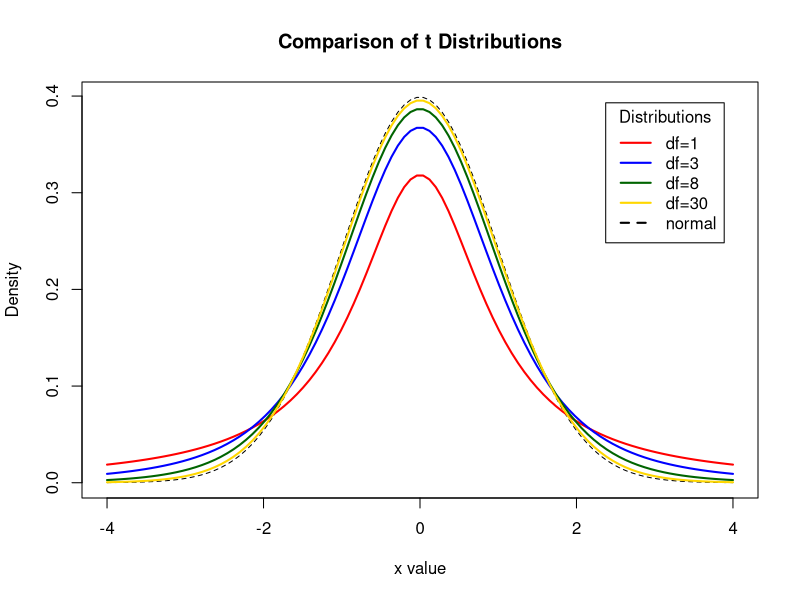
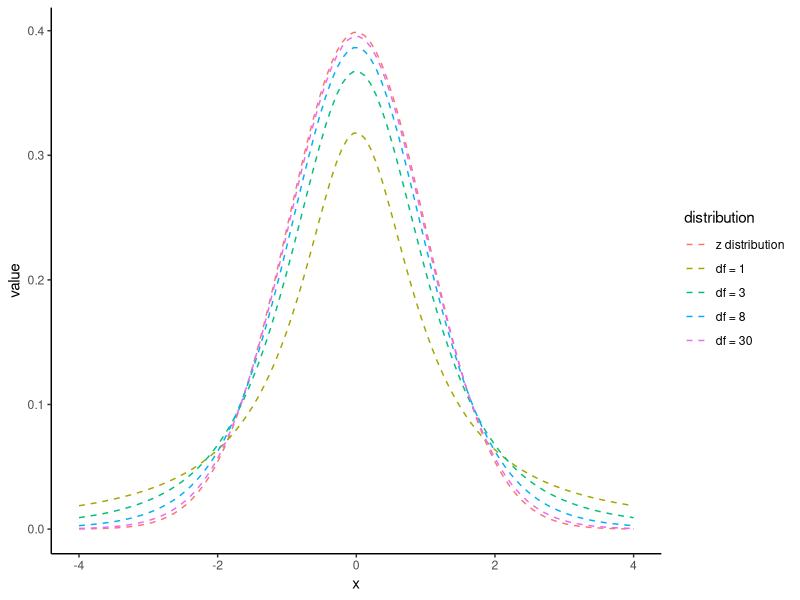
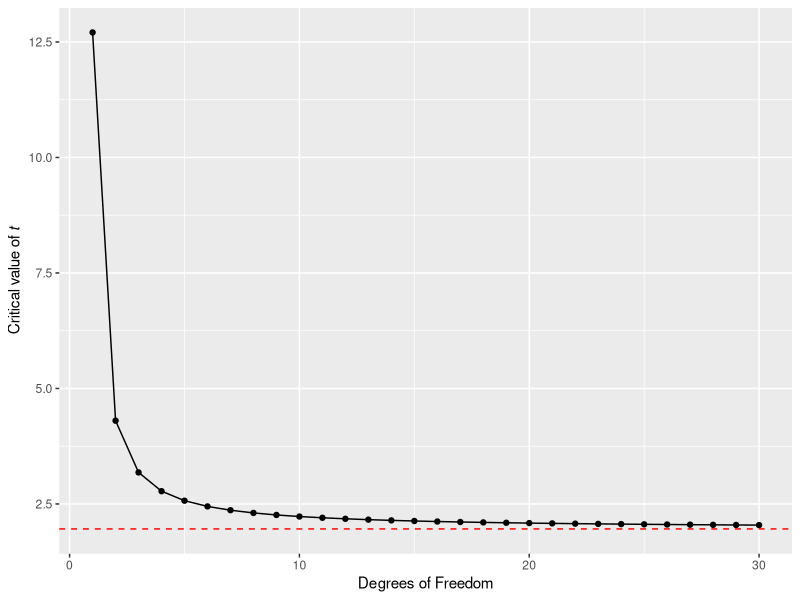

R code for these plots, in order: (Note: this script raises an error after producing the figures.)
# Install Packages ----
library(tidyverse)

# 14.2 Student's t-test -----
# This uses the t-distribution, small sample size version of the normal distribution, where tails are fatter if df are small
# 2 basic types of t-test

# One Sample t-test: takes the mean of a sample & compares it with the null hypothesis of 0
# Two Sample t-test: compares the difference between the means of 2 samples against a null hypothesis if no difference between the means of the two populations.
# General equation for calculating t is: t= difference/SE
# Calculation of t-value = counting standard errors (est. of diff is about 2x large as the SE at 95% CI).
# When sample sizes are large the t-distribution is roughly = to normal (z) distribution - less robust at small sample sizes.

# The below code allows for the comparison of distributions
# The Base R Version 
x <- seq(-4, 4, length=100)
hx <- dnorm(x)

degf <- c(1, 3, 8, 30)
colors <- c("red", "blue", "darkgreen", "gold", "black")
labels <- c("df=1", "df=3", "df=8", "df=30", "normal")

plot(x, hx, type="l", lty=2, xlab="x value",
     ylab="Density", main="Comparison of t Distributions")

for (i in 1:4){
  lines(x, dt(x,degf[i]), lwd=2, col=colors[i])
}

legend("topright", inset=.05, title="Distributions",
       labels, lwd=2, lty=c(1, 1, 1, 1, 2), col=colors)

# The Tidyverse Version
x <- seq(-4, 4, length=100)
z_dist <- dnorm(x)

values <- tibble(x,z_dist)

# map_dfc combines values returned into a dataframe
t <- map_dfc(degf, ~dt(x, .x))
colnames(t) <- degf

combined <- cbind(values,t)

combined %>% 
  pivot_longer(cols=!x, names_to="distribution") %>% 
  mutate(distribution=factor(distribution, levels=c("z_dist", "1", "3", "8", "30"))) %>%  
  mutate(distribution=fct_recode(distribution, "z distribution" = "z_dist", "df = 1" = "1", "df = 3" = "3", "df = 8" = "8", "df = 30" = "30")) %>% 
  ggplot(aes(x=x, y=value, colour=distribution))+
  geom_line(linetype="dashed")+
  theme_classic()

# There are 2 VALUES THAT HAVE TO BE CONSIDERED WHEN DISCUSSING T.
# 'critical t' - the value which must be exceeded for the test to be significant- defined by df
# 'observed value of t'- value returned by statistical test, calculated by difference/SE.
# When 'observed t' > 'critical t' the result can be declared significantly different @ threshold for alpha.

# The values for critical t at each degreee of freedom up to 30 are presented below.
df <- c(1:30)

# map_dbl forces returned values to be a single vector of numbers (rather than a list)
critical_t <- map_dbl(df, ~qt(p=0.05/2, df=.x, lower.tail=FALSE))

tibble(df,critical_t) %>% 
  ggplot(aes(x=df, y=critical_t))+
  geom_point()+
  geom_line()+
  geom_hline(aes(yintercept=1.96), linetype="dashed", colour="red")+
  labs(x= "Degrees of Freedom",
       y= expression(paste("Critical value of ", italic("t"))))

# Used mixture of base R summary() function & broom::tidy() tibbles.
# Using either method can see that they include t-tests for the coefficient. 
lsmodel1 <- lm(height ~ type, data = darwin)
lsmodel1

# 14.2 Task - Run a Function to generate a summary of your model ----
# This can once again be done using either Base R or the Tidyverse Broom Package
summary(lsmodel1)   # Base R
broom::tidy(lsmodel1)  # Tidyverse Broom Package

# linear model summary automatically applies test to EVERY ROW- sometimes these are important tests defined by hypothesis.
# 2nd row of table tests null hypothesis by comparing the avg. observed difference in plant heights between cross & self-pollinated plants
  # it then calculates the average diff. (estimate), amount of uncertainty (std. error) & calculates an 'observed t value'
  # this determines the probability of observing an effect of at least this size (@ this sample size) if the null hypothesis is true.

# 1st row also performs t-test, tests null hypothesis that intercept (mean height of cross-pollinated plants) = 0. Not useful.

# Observed difference in plants heights was 2.62 inches ± 1.07, produces observed value of t as:
tidy_model1 <- broom::tidy(lsmodel1)

tidy_model1[[2,2]] / tidy_model1[[2,3]]
# t = -2.437113
# This could be the same as the value for t in our model summary (called statistic in the tidyverse= -2.44)

# 14.3 Paired t -----
# We have to add the factor for pairs to our linear model formula in order to generate a paired t-test.
# Once again this can be done using either Base R or tidyverse.
lsmodel_darwin <- lm(height ~ type + factor(pair), data = darwin)
summary(lsmodel_darwin)  # Base R
# Note that I have made pair a factor - pair 2 is not greater than pair 1 - so it does not make sense to treat these as number values.
 
darwin %>% 
  mutate(pair = as_factor(pair)) %>% 
  lm(height ~ type + pair, data = .) %>% 
  broom::tidy()           # Tidyverse

# The table of coefficients produced now looks more complicated - THE INTERCEPT IS NOW THE HEIGHT OF THE CROSSED PLANT FROM PAIR 1
# 2nd row now compares the mean heights of crossed & self plants when they are in the same pair.
# rows 3-16 compare the avg. difference of each pair (crossed & self combined) against pair 1.
# we only care about the difference in cross & self pollinated plant heights.

# The below code will generate confidence intervals for the paired t-test.
lm(height ~ type + factor(pair), data = darwin) %>% 
  broom::tidy(., conf.int=T) %>% 
  slice(1:2) # just show first two rows
# the estimate of the mean difference is identical, but 95% CI are now slightly different. 
# We have increased our level of uncertainty by including the pair parameter.

m1 <- lm(height ~ type, data = darwin) %>% 
  broom::tidy(., conf.int=T) %>% 
  slice(2:2) %>% 
  mutate(model="unpaired")

m2 <- lm(height ~ type + factor(pair), data = darwin) %>% 
  broom::tidy(., conf.int=T) %>% 
  slice(2:2) %>% 
  mutate(model="paired")

rbind(m1,m2) %>% 
  ggplot(aes(model, estimate))+
  geom_pointrange(aes(ymin=conf.high, ymax=conf.low))+
  geom_hline(aes(yintercept=0), linetype="dashed")+
  theme_minimal()+
  coord_flip()

# 14.6 Repeatability -----
# Not possible to know from a single experiment whether made type 1 or type 2 errors.
 # Over time when experiments are repeated literature builds allowing evidence to be built. 

# Example below we imagined that the Darwin experiment had been repeated 20 times. 
# Assume we 'know' the true mean difference of crossed & fertilised plants & the standard deviation of the 'population'.
# Then creates 20 new sampling experiments & calculates the estimated mean difference for each experiment.
set.seed(1234)

myList <- vector("list", 20)
y <- tibble()

for (i in 1:length(myList)) { 
  
  x <-  rnorm(n=12, mean=2.6, sd=2.83)
  data <- tibble(x)
  temp <- lm(x~1, data=data) %>% 
    broom::tidy(conf.int=T) 
  y <- rbind(y,temp)  
  
}

y$`experiment number` <- rep(1:20)

# the new dataframe y contains the results of 20 new experiments


# 14.7 Activity 1: Experimental Repeatability ----
# Task- using this newly generated data, how many experiment found a signficant difference and how many did not?
        # What would you conclude from this?

y %>% 
  mutate(`p value < 0.05` = if_else(p.value > 0.049, "non-significant", "significant")) %>% 
  group_by(`p value < 0.05`) %>% 
  summarise(`number of experiments`=n())
# 6 of the experiments were non-significant, whilst 14 were.
# nearly a third did not find a statistically significant difference --> look at the estimates & calculate the confidence intervals to ensure results are consistent.

## Task- using this newly generated data, compare the estimates & confidence intervals.
         # What could you conclude from this?
y %>% 
  ggplot(aes(x=`experiment number`, y=estimate))+
  geom_pointrange(aes(ymin = conf.low, ymax=conf.high))+
  labs(y = "Estimated mean effect of outcrossing")+
  geom_hline(linetype="dashed", yintercept=0.05)+
  theme_minimal()

# The results are not really inconsistent, -ve effects of inbreeding depression are clear in all experiments
